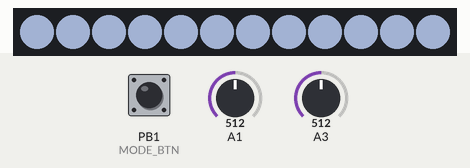
Bench run of a sketch on a simulated ATtiny85, built with avr-gcc and run on an emulated ATtiny85. Shown: 12 RGB LEDs in strip order, left to right. Inputs (shaded band) come from the test bench; at power-on: PB1 (MODE_BTN) LOW, A1 = 512, A3 = 512. Dim RGB values are drawn brighter than linear; random numbers use the default seed unless the sketch sets one.

Above: at 1.2 s.
1.3 s: PB1 (MODE_BTN) pulled HIGH for 1 s
At 2.49 s:
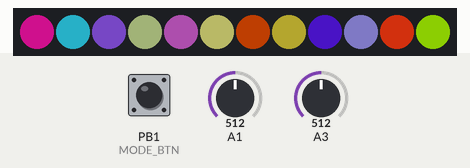
2.9 s: A1 set to 492
At 3.01 s:
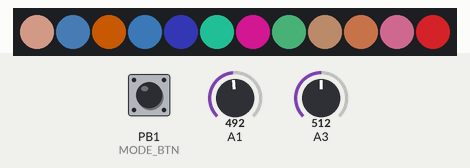
4.9 s: A3 set to 0
At 6.5 s:
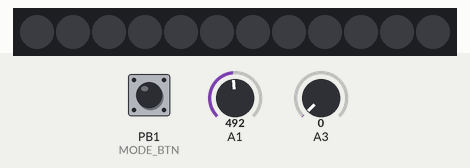
6.8 s: A3 set to 17
At 7.06 s:
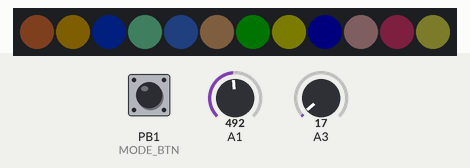
8.9 s: A1 set to 246
10.9 s: PB1 (MODE_BTN) pulled HIGH for 0.15 s
At 11.61 s:
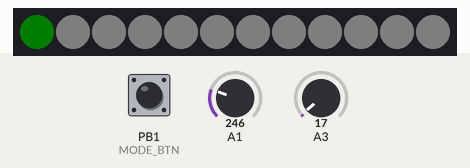

Measured:
- the behaviour switches between 500 and 499 on A1 (found by bisection; images 1 and 2)
- after the input at 1.3 s, the LEDs: first change at once (image 1 shows a later state)
- after the input at 6.8 s, the LEDs: change after 0.18 s (image 4)

The sketch:

tinypixels.ino
```cpp
/*
 * tinypixels
 * attiny85 neopixel lamp
 * two potentiomers for hue / display speed and brightness
 * one tactile switch for display mode
 * upload using Attiny85 w/internal 8MHZ Clock !!
*/
#include <Adafruit_NeoPixel.h>
#include "colorFunctions.h"

#define PIXEL_PIN 4
#define MODE_BTN 1
#define LED_PIN 0
#define POT_1 1
#define POT_2 3
#define HYSTERESIS 12
#define TOTAL_DISPLAY_MODES 4
#define DISPLAY_RATE_MIN 0
#define DISPLAY_RATE_MAX 7
#define DELAY_MIN 3

Adafruit_NeoPixel strip = Adafruit_NeoPixel(12, PIXEL_PIN, NEO_GRB + NEO_KHZ800);

int num_active_pixels = strip.numPixels();
int display_mode = 0;
int display_rate = DISPLAY_RATE_MIN;
int roygbiv[][3] = {{255,5,5},{255,155,5},{255,255,5},{25,255,5},{48,59,210},{147,48,210},{169,43,196}};
int16_t wheel_hue = 0;
int16_t last_pot_one_val = -13;
int16_t last_pot_two_val = -13;
int rgbValues[3];

void setup() {
	pinMode(MODE_BTN, INPUT);
	strip.setBrightness(100);
	strip.begin();
	strip.show();
	//delay(100);
}

void loop() {

	checkButton();

	checkPots();

	switch(display_mode) {
		case 0:
			//setSolidWheelColor( wheel_hue );
			setSolidRGB( rgbValues[0], rgbValues[1], rgbValues[2] );
			strip.show();
			break;
		case 1:
			setSolidWheelColor( wheel_hue );
			strip.show();
			break;
		case 2:
			randomWipes();
			break;
		case 3:
			rainbowSmear();
			break;
		default:
			//setSolidWheelColor( wheel_hue );
			setSolidRGB( rgbValues[0], rgbValues[1], rgbValues[2] );
			strip.show();
			display_mode = 0;
	}
}


/*
 * checkButton
*/
void checkButton() {

	if (digitalRead(MODE_BTN) == HIGH)  {

		solidWhite();

		delay(500);

		iterateDisplayMode();

	}
}

/*
 * checkPots
*/
void checkPots() {

	int16_t pot_one_val;
	int16_t pot_two_val;

	pot_one_val = analogRead(POT_1);
	pot_two_val = analogRead(POT_2);

	int16_t brightness;
	uint32_t ct;

	//pot 1
	if (((pot_one_val - last_pot_one_val) > HYSTERESIS) || ((last_pot_one_val - pot_one_val) > HYSTERESIS)) {

		if(display_mode == 0) {

			ct = map( pot_one_val, 0, 1023, 2000, 20000);
			rgbFromTemp(ct, rgbValues);

		}else if (display_mode == 1) {

			wheel_hue = map( pot_one_val, 0, 1023, 0, 255);

		}else{

			display_rate = map( pot_one_val, 0, 1023, DISPLAY_RATE_MIN, DISPLAY_RATE_MAX);

		}

		last_pot_one_val = pot_one_val;

	}

	//pot 2
	if (((pot_two_val - last_pot_two_val) > HYSTERESIS) || ((last_pot_two_val - pot_two_val) > HYSTERESIS)) {

		brightness = map( pot_two_val, 0, 1023, 0, 255);

		strip.setBrightness(brightness);
		strip.show();

		last_pot_two_val = pot_two_val;

	}

}

/*
 * iterateDisplayMode
*/
void iterateDisplayMode() {

	display_mode++;

	if(display_mode > (TOTAL_DISPLAY_MODES - 1)) {
		display_mode = 0;
	}

}

/*
 * colorWipe
 * Fill the dots one after the other with a color
*/
void colorWipe(uint32_t c, uint8_t wait) {
	for(uint16_t i=0; i<num_active_pixels; i++) {
		strip.setPixelColor(i, c);
		strip.show();
		delay(wait);
	}
}

/*
 * rainbowsSmear
 * display section of rainbow (smear_increment)
 * distributed over strip
*/
void rainbowSmear() {
	uint16_t i;
	int inc = 2;//smear_increment + 1;
	for( i = 0; i < (256 / 4 ); i++) {
		strip.setPixelColor( i % num_active_pixels, Wheel( (i * (inc * 4)) & 255 ));
		strip.show();
		delay(display_rate * 10 + DELAY_MIN);
	}
}

/*
 * rainbow
 * iterate over rainbow, all leds equal
*/
void rainbow(uint8_t wait) {
	uint16_t i, j;
	for(j=0; j<256; j++) {
		for(i=0; i<num_active_pixels; i++) {
			strip.setPixelColor(i, Wheel((i+j) & 255));
		}
		strip.show();
		delay(wait);
	}
}

/*
 * solidWhite
*/
void solidWhite()
{
	for( int i=0; i<num_active_pixels; i++ ) {
		strip.setPixelColor(i, strip.Color(255,255,255));
		strip.show();
	}
}

/*
 * randomSolid
*/
void randomSolid()
{
	int r = random(255);
	int g = random(255);
	int b = random(255);
	for( int i=0; i<num_active_pixels; i++ ) {
		strip.setPixelColor(i, strip.Color(r, g, b));
		strip.show();
	}
}

/*
 * rainbowCycle
 * distribute rainbow over the strip
*/
void rainbowCycle(uint8_t wait) {
	uint16_t i, j;
	for(j=0; j<256*5; j++) { // 5 display_modes of all colors on wheel
		for(i=0; i< num_active_pixels; i++) {
			strip.setPixelColor(i, Wheel(((i * 256 / num_active_pixels) + j) & 255));
		}
	strip.show();
	delay(wait);
	}
}

/*
 * Wheel
 * Input a value 0 to 255 to get a color value.
 * The colours are a transition r - g - b - back to r.
*/
uint32_t Wheel(byte WheelPos) {
	if(WheelPos < 85) {
		return strip.Color(WheelPos * 3, 255 - WheelPos * 3, 0);
	}else if(WheelPos < 170) {
		WheelPos -= 85;
		return strip.Color(255 - WheelPos * 3, 0, WheelPos * 3);
	}else {
		WheelPos -= 170;
		return strip.Color(0, WheelPos * 3, 255 - WheelPos * 3);
	}
}

/*
 * emptyStrip
*/
void emptyStrip() {
	for(int i=0; i<num_active_pixels; i++) {
		strip.setPixelColor(i, strip.Color(0, 0, 0));
	}
}

/*
 * randomWipes
*/
void randomWipes() {
	for(int i=0; i<5; i++) {
		for(int j=0;j<num_active_pixels;j++) {
			int r = random(255);
			int g = random(255);
			int b = random(255);
			strip.setPixelColor(j, strip.Color(r, g, b));
		}
		strip.show();
		delay(display_rate * 50 + DELAY_MIN);
	}
}

void setSolidColor( uint32_t c ) {
	for(int j=0;j<num_active_pixels;j++)
	{
		strip.setPixelColor(j, c);
	}
}

void setSolidRGB( int r, int g, int b ) {
	for(int j=0;j<num_active_pixels;j++)
	{
		strip.setPixelColor(j, strip.Color(r,g,b));
	}
}

void setSolidWheelColor( byte c ) {
	uint32_t w = Wheel(c);
	for(int j=0;j<num_active_pixels;j++)
	{
		strip.setPixelColor(j, w);
	}
}

void setLED(byte onoff) {
	if(onoff) {
		digitalWrite(LED_PIN, HIGH);
	}else{
		digitalWrite(LED_PIN, LOW);
	}
}
```

colorFunctions.h
```cpp
/*
Start with a temperature, in Kelvin, somewhere between 1000 and 40000.  (Other values may work,
but I can't make any promises about the quality of the algorithm's estimates above 40000 K.)
Note also that the temperature and color variables need to be declared as floating-point.
*/
void rgbFromTemp( uint32_t temp, int* rgbValues ) {

	float temperature = temp / 100;
	float red, green, blue;

	//Calculate red:
	if( temperature <= 66 ) {
			red = 255;
	}else{
			red = temperature - 60;
			red = 329.698727446 * (pow(red , -0.1332047592));
			if( red < 0 )  red = 0;
			if( red > 255 ) red = 255;
	}

	//Calculate green:
	if( temperature <= 66 ) {
			green = temperature;
			green = 99.4708025861 * log(green) - 161.1195681661;
			if( green < 0 ) green = 0;
			if( green > 255 ) green = 255;
	}else{
			green = temperature - 60;
			green = 288.1221695283 * (pow(green , -0.0755148492));
			if( green < 0 ) green = 0;
			if( green > 255 ) green = 255;
	}

	//Calculate blue:
	if( temperature >= 66 ) {
			blue = 255;
	}else{

		if( temperature <= 19 ){
			blue = 0;
		}else{
			blue = temperature - 10;
			blue = 138.5177312231 * log(blue) - 305.0447927307;
			if( blue < 0 ) blue = 0;
			if( blue > 255 ) blue = 255;
		}

	}

	rgbValues[0] = (int)red;
	rgbValues[1] = (int)green;
	rgbValues[2] = (int)blue;

}

/*
Start with a temperature, in Kelvin, somewhere between 1000 and 40000.  (Other values may work,
but I can't make any promises about the quality of the algorithm's estimates above 40000 K.)
Note also that the temperature and color variables need to be declared as floating-point.

Set temperature = temperature \ 100

Calculate red:

If temperature <= 66 Then
		red = 255
Else
		red = temperature - 60
		red = 329.698727446 * (red ^ -0.1332047592)
		If red < 0 Then red = 0
		If red > 255 Then red = 255
End If

Calculate green:

If temperature <= 66 Then
		green = temperature
		green = 99.4708025861 * Ln(green) - 161.1195681661
		If green < 0 Then green = 0
		If green > 255 Then green = 255
Else
		green = temperature - 60
		green = 288.1221695283 * (green ^ -0.0755148492)
		If green < 0 Then green = 0
		If green > 255 Then green = 255
End If

Calculate blue:

If temperature >= 66 Then
		blue = 255
Else

		If temperature <= 19 Then
				blue = 0
		Else
				blue = temperature - 10
				blue = 138.5177312231 * Ln(blue) - 305.0447927307
				If blue < 0 Then blue = 0
				If blue > 255 Then blue = 255
		End If

End If
*/
```
